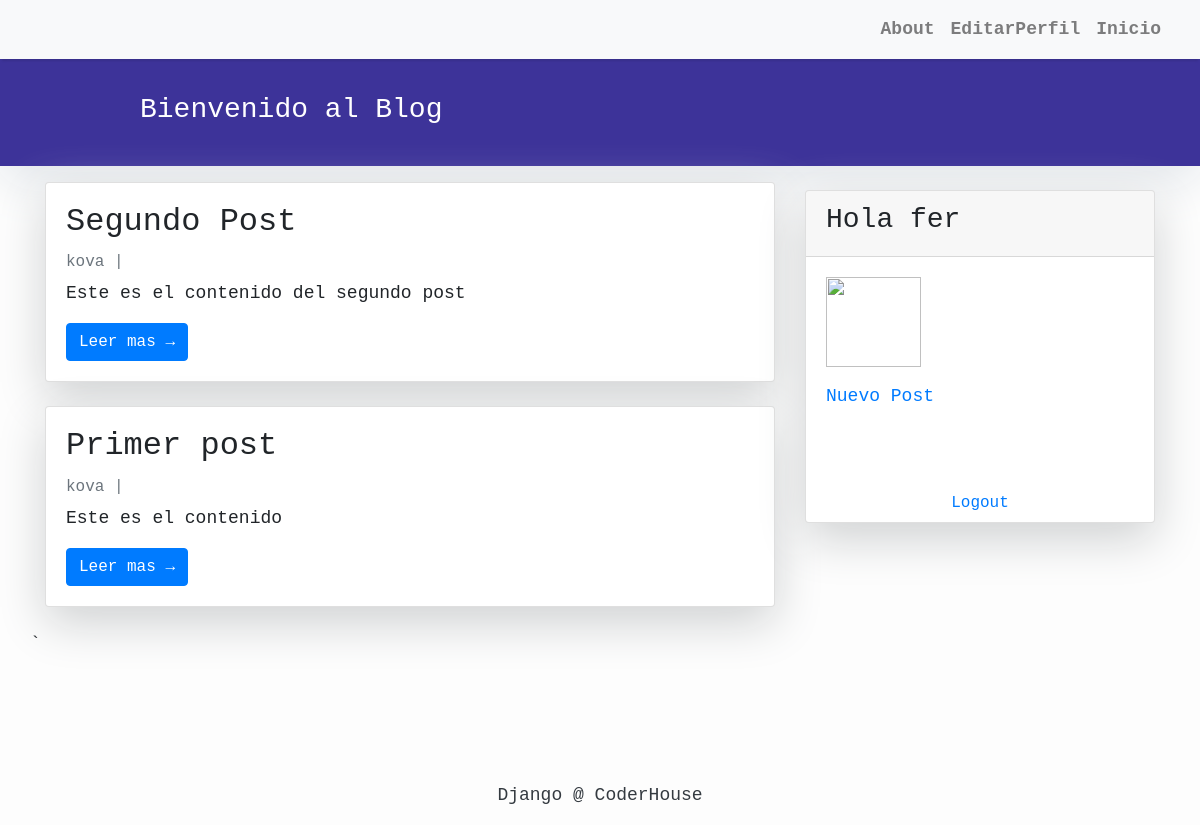
The page / (signed in) on the database its author committed.
### blog/models.py (models this page shows, shortened)
class Post(models.Model):
    ESTADO = (
    (0,'Borrador'),
    (1,'Publicado'),
    )
    title = models.CharField(verbose_name='Titulo', max_length=300, unique=True)
    author = models.ForeignKey(User, verbose_name='Autor', on_delete=models.CASCADE, related_name='blog_posts')
    content = models.TextField(verbose_name='Contenido')
    published = models.DateTimeField(verbose_name="Fecha de publicación", default=now)
    slug = models.SlugField(verbose_name='Link' ,max_length=300, unique=True)
    status = models.IntegerField(verbose_name='Estado', choices=ESTADO, default=0)
    created_at = models.DateTimeField(auto_now_add=True)
    updated_at = models.DateTimeField(auto_now=True)
    class Meta:
        ordering = ['-created_at']
    class Avatar(models.Model):
        user = models.ForeignKey(User, on_delete=models.CASCADE)
        imagen = models.ImageField(upload_to='avatares', null=True, blank = True)

### blog/views.py (the view)
# urls.py: path('', views.PostList.as_view(), name='home'),
class PostList(generic.ListView):
    queryset = Post.objects.filter(status=1).order_by('-created_at')
    template_name = 'index.html'

### blog/templates/index.html (shortened to what this page needs)
{% extends "base.html" %}
{% block content %}
<header class="masthead">
    <div class="container">
        <div class="row">
            <div class=" col-md-8 col-md-10 mx-auto">
                <div class="site-heading">
                    <h3 class=" site-heading my-4 mt-3 text-white">Bienvenido al Blog</h3>
                </div>
            </div>
        </div>
    </div>
</header>
<div class="container">
    <div class="row">
        <div class="col-md-8 mt-3 left">
            {% for post in post_list %}
            <div class="card mb-4">
                <div class="card-body">
                    <h2 class="card-title">{{ post.title }}</h2>
                    <p class="card-text text-muted h6">{{ post.author }} | {{ post.created_on}} </p>
                    <p class="card-text">{{post.content|slice:":200" }}</p>
                    <a href="{% url 'post_detail' post.slug  %}" class="btn btn-primary">Leer mas &rarr;</a>
                </div>
            </div>
            {% endfor %}
        </div>
             {% block sidebar %} {% include 'sidebar.html' %} {% endblock sidebar %}
`    </div>
</div>
{% endblock content %}

### blog/templates/sidebar.html (shortened to what this page needs)
{% block sidebar %}
<div class="col-md-4 float-right ">
<div class="card my-4">
    <div class="card-header">
        {% if request.user.is_authenticated %}
        <h3 class="text-muted small mb-4 mb-lg-0"><h3>Hola {{user.username}}</h3>
        {% endif %}
    </div>
    <div class="card-body">
         {% if request.user.is_authenticated %}
         <p class="card-text"><img src="{{url}}" style="height: 90px; width: 95px;" ></p>
         <a href="{% url 'New'  %}">Nuevo Post</a>
        {% endif %}
    </div>
<br>
<br>
    <div class="btn">
        {% if request.user.is_authenticated %}
        <a href="{% url 'logout' %}">Logout</a>
        {% endif %}
     </div>
</div>
</div>
{% endblock sidebar %}

### blog/templates/base.html (style rules this page uses)
body { font-family: "Lucida Console", monospace; font-size: 17px; background-color: #fdfdfd; }
.masthead { background: #3d3399; height: auto; padding-bottom: 15px; box-shadow: 0 16px 48px #E3E7EB; padding-top: 10px; }

### blog/templates/index.html (style rules this page uses)
body { font-family: "Lucida Console", monospace; font-size: 18px; background-color: #fdfdfd; }
.card { box-shadow: 0 16px 48px #E3E7EB; }

### blog/templates/sidebar.html (style rules this page uses)
.card { box-shadow: 0 16px 48px #cfd1d2; }

### rows shown on the page
Post: title "Segundo Post", author "kova", content "Este es el contenido del segundo post"
Post: title "Primer post", author "kova", content "Este es el contenido"

### other values the page prints
{{ user.username }} "fer"
